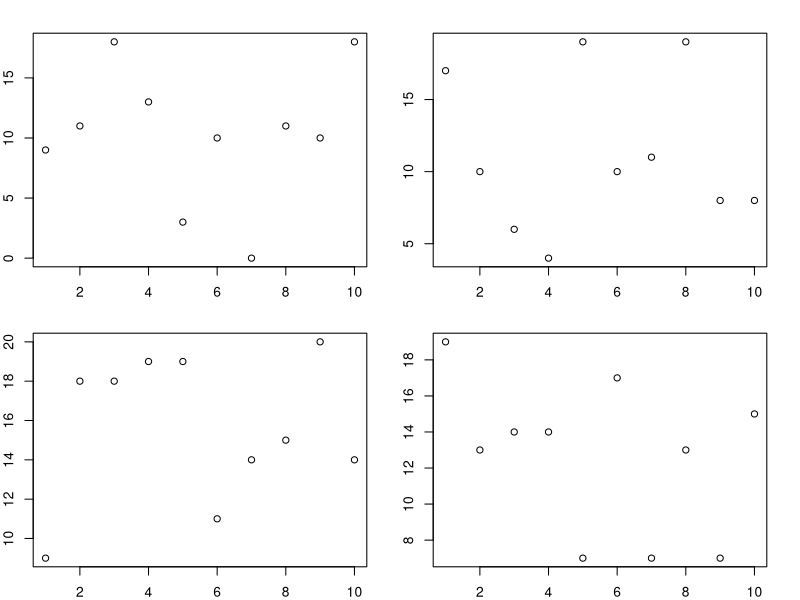

Generate this figure with R:
## ---- chunk 1
knitr::opts_chunk$set(echo = TRUE, fig.align = "center")
## ---- chunk 2
# a vector with names for each element
a <- 1:10
names(a) <- letters[1:length(a)]

# a matrix
mat <- cbind(a = 1:10, b = 1:10, c = 1:10)
colnames(mat) <- c("a", "b", "c")

# a data.frame
d <- c(rep("pigs", 3), rep("ponies", 4), rep("puppies", 3))
dat <- cbind.data.frame(mat, d)

# a list
l <- list(a, mat, dat)
names(l) <- c("a", "mat", "dat")  # give the list names
## ---- chunk 3
ee <- sapply(1:3, function(x) {
  a <- sum(dat[, x])
  b <- mean(dat[, x])
  c("sum" = a, "mean" = b)
})
ee
## ---- chunk 4
t(ee)
## ---- chunk 5
par(mfrow = c(2, 2), mar = c(2, 2, 2, 2))
for(i in 1:4) {
  plot(1:10, sample(0:20, size = 10, replace = TRUE), xlab = "x", ylab = "y")
}
